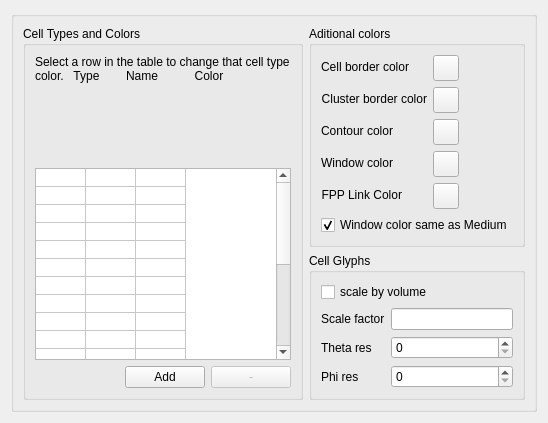
     <widget class="QWidget" name="tab_cell_type">
      <attribute name="title">
       <string>Cells/Colors</string>
      </attribute>
      <layout class="QHBoxLayout" name="horizontalLayout_24">
       <item>
        <widget class="QGroupBox" name="groupBox_13">
         <property name="title">
          <string/>
         </property>
         <layout class="QHBoxLayout" name="horizontalLayout_13">
          <item>
           <widget class="QGroupBox" name="groupBox_14">
            <property name="title">
             <string>Cell Types and Colors</string>
            </property>
            <layout class="QVBoxLayout" name="verticalLayout_16">
             <item>
              <widget class="QLabel" name="selectCellColorLabel">
               <property name="text">
                <string>Select a row in the table to change that cell type color.   Type        Name           Color</string>
               </property>
               <property name="textFormat">
                <enum>Qt::PlainText</enum>
               </property>
               <property name="alignment">
                <set>Qt::AlignLeading|Qt::AlignLeft|Qt::AlignTop</set>
               </property>
               <property name="wordWrap">
                <bool>true</bool>
               </property>
               <property name="textInteractionFlags">
                <set>Qt::NoTextInteraction</set>
               </property>
              </widget>
             </item>
             <item>
              <widget class="QTableWidget" name="typeColorTable">
               <property name="enabled">
                <bool>true</bool>
               </property>
               <property name="sizePolicy">
                <sizepolicy hsizetype="MinimumExpanding" vsizetype="Fixed">
                 <horstretch>0</horstretch>
                 <verstretch>0</verstretch>
                </sizepolicy>
               </property>
               <property name="minimumSize">
                <size>
                 <width>200</width>
                 <height>0</height>
                </size>
               </property>
               <property name="horizontalScrollBarPolicy">
                <enum>Qt::ScrollBarAlwaysOff</enum>
               </property>
               <property name="editTriggers">
                <set>QAbstractItemView::NoEditTriggers</set>
               </property>
               <property name="selectionMode">
                <enum>QAbstractItemView::SingleSelection</enum>
               </property>
               <property name="iconSize">
                <size>
                 <width>0</width>
                 <height>0</height>
                </size>
               </property>
               <property name="showGrid">
                <bool>true</bool>
               </property>
               <property name="wordWrap">
                <bool>false</bool>
               </property>
               <property name="cornerButtonEnabled">
                <bool>false</bool>
               </property>
               <property name="rowCount">
                <number>20</number>
               </property>
               <property name="columnCount">
                <number>3</number>
               </property>
               <attribute name="horizontalHeaderVisible">
                <bool>false</bool>
               </attribute>
               <attribute name="horizontalHeaderCascadingSectionResizes">
                <bool>true</bool>
               </attribute>
               <attribute name="horizontalHeaderDefaultSectionSize">
                <number>50</number>
               </attribute>
               <attribute name="horizontalHeaderHighlightSections">
                <bool>false</bool>
               </attribute>
               <attribute name="verticalHeaderVisible">
                <bool>false</bool>
               </attribute>
               <attribute name="verticalHeaderMinimumSectionSize">
                <number>11</number>
               </attribute>
               <attribute name="verticalHeaderDefaultSectionSize">
                <number>18</number>
               </attribute>
               <attribute name="verticalHeaderHighlightSections">
                <bool>false</bool>
               </attribute>
               <attribute name="verticalHeaderShowSortIndicator" stdset="0">
                <bool>true</bool>
               </attribute>
               <attribute name="verticalHeaderStretchLastSection">
                <bool>false</bool>
               </attribute>
               <row/>
               <row/>
               <row/>
               <row/>
               <row/>
               <row/>
               <row/>
               <row/>
               <row/>
               <row/>
               <row/>
               <row/>
               <row/>
               <row/>
               <row/>
               <row/>
               <row/>
               <row/>
               <row/>
               <row/>
               <column/>
               <column/>
               <column/>
               <item row="0" column="1">
                <property name="text">
                 <string/>
                </property>
               </item>
              </widget>
             </item>
             <item>
              <layout class="QHBoxLayout" name="horizontalLayout_11">
               <item>
                <spacer name="horizontalSpacer_16">
                 <property name="orientation">
                  <enum>Qt::Horizontal</enum>
                 </property>
                 <property name="sizeHint" stdset="0">
                  <size>
                   <width>40</width>
                   <height>20</height>
                  </size>
                 </property>
                </spacer>
               </item>
               <item>
                <widget class="QPushButton" name="addCellTypeButton">
                 <property name="enabled">
                  <bool>true</bool>
                 </property>
                 <property name="text">
                  <string>Add</string>
                 </property>
                 <property name="autoDefault">
                  <bool>false</bool>
                 </property>
                 <property name="default">
                  <bool>false</bool>
                 </property>
                </widget>
               </item>
               <item>
                <widget class="QPushButton" name="deleteCellTypeButton">
                 <property name="enabled">
                  <bool>false</bool>
                 </property>
                 <property name="text">
                  <string>-</string>
                 </property>
                 <property name="autoDefault">
                  <bool>false</bool>
                 </property>
                </widget>
               </item>
              </layout>
             </item>
            </layout>
           </widget>
          </item>
          <item>
           <layout class="QVBoxLayout" name="verticalLayout_17">
            <item>
             <widget class="QGroupBox" name="groupBox_11">
              <property name="title">
               <string>Aditional colors</string>
              </property>
              <layout class="QFormLayout" name="formLayout">
               <item row="0" column="0">
                <widget class="QLabel" name="borderColorLabel">
                 <property name="text">
                  <string>Cell border color</string>
                 </property>
                 <property name="alignment">
                  <set>Qt::AlignRight|Qt::AlignTrailing|Qt::AlignVCenter</set>
                 </property>
                </widget>
               </item>
               <item row="0" column="1">
                <widget class="QToolButton" name="cellBorderColorButton">
                 <property name="minimumSize">
                  <size>
                   <width>26</width>
                   <height>26</height>
                  </size>
                 </property>
                 <property name="maximumSize">
                  <size>
                   <width>26</width>
                   <height>26</height>
                  </size>
                 </property>
                 <property name="toolTip">
                  <string>&lt;html&gt;&lt;head/&gt;&lt;body&gt;&lt;p&gt;sets cell boundary color&lt;/p&gt;&lt;/body&gt;&lt;/html&gt;</string>
                 </property>
                 <property name="text">
                  <string/>
                 </property>
                </widget>
               </item>
               <item row="1" column="0">
                <widget class="QLabel" name="clusterBorderColorLabel">
                 <property name="text">
                  <string>Cluster border color</string>
                 </property>
                 <property name="alignment">
                  <set>Qt::AlignRight|Qt::AlignTrailing|Qt::AlignVCenter</set>
                 </property>
                </widget>
               </item>
               <item row="1" column="1">
                <widget class="QToolButton" name="clusterBorderColorButton">
                 <property name="minimumSize">
                  <size>
                   <width>26</width>
                   <height>26</height>
                  </size>
                 </property>
                 <property name="maximumSize">
                  <size>
                   <width>26</width>
                   <height>26</height>
                  </size>
                 </property>
                 <property name="toolTip">
                  <string>&lt;html&gt;&lt;head/&gt;&lt;body&gt;&lt;p&gt;sets cell cluster boundary color&lt;/p&gt;&lt;/body&gt;&lt;/html&gt;</string>
                 </property>
                 <property name="text">
                  <string/>
                 </property>
                </widget>
               </item>
               <item row="2" column="0">
                <widget class="QLabel" name="contourColorLabel">
                 <property name="text">
                  <string>Contour color</string>
                 </property>
                 <property name="alignment">
                  <set>Qt::AlignRight|Qt::AlignTrailing|Qt::AlignVCenter</set>
                 </property>
                </widget>
               </item>
               <item row="2" column="1">
                <widget class="QToolButton" name="contourColorButton">
                 <property name="minimumSize">
                  <size>
                   <width>26</width>
                   <height>26</height>
                  </size>
                 </property>
                 <property name="maximumSize">
                  <size>
                   <width>26</width>
                   <height>26</height>
                  </size>
                 </property>
                 <property name="toolTip">
                  <string>&lt;html&gt;&lt;head/&gt;&lt;body&gt;&lt;p&gt;sets chemical field contour color&lt;/p&gt;&lt;/body&gt;&lt;/html&gt;</string>
                 </property>
                 <property name="text">
                  <string/>
                 </property>
                </widget>
               </item>
               <item row="3" column="0">
                <widget class="QLabel" name="windowColorLabel">
                 <property name="text">
                  <string>Window color</string>
                 </property>
                 <property name="alignment">
                  <set>Qt::AlignRight|Qt::AlignTrailing|Qt::AlignVCenter</set>
                 </property>
                </widget>
               </item>
               <item row="3" column="1">
                <widget class="QToolButton" name="windowColorButton">
                 <property name="enabled">
                  <bool>true</bool>
                 </property>
                 <property name="minimumSize">
                  <size>
                   <width>26</width>
                   <height>26</height>
                  </size>
                 </property>
                 <property name="maximumSize">
                  <size>
                   <width>26</width>
                   <height>26</height>
                  </size>
                 </property>
                 <property name="toolTip">
                  <string>&lt;html&gt;&lt;head/&gt;&lt;body&gt;&lt;p&gt;sets background color for the graphics window&lt;/p&gt;&lt;/body&gt;&lt;/html&gt;</string>
                 </property>
                 <property name="text">
                  <string/>
                 </property>
                </widget>
               </item>
               <item row="4" column="0">
                <widget class="QLabel" name="windowColorLabel_4">
                 <property name="text">
                  <string>FPP Link Color</string>
                 </property>
                 <property name="alignment">
                  <set>Qt::AlignRight|Qt::AlignTrailing|Qt::AlignVCenter</set>
                 </property>
                </widget>
               </item>
               <item row="4" column="1">
                <widget class="QToolButton" name="fppColorButton">
                 <property name="enabled">
                  <bool>true</bool>
                 </property>
                 <property name="minimumSize">
                  <size>
                   <width>26</width>
                   <height>26</height>
                  </size>
                 </property>
                 <property name="maximumSize">
                  <size>
                   <width>26</width>
                   <height>26</height>
                  </size>
                 </property>
                 <property name="toolTip">
                  <string>&lt;html&gt;&lt;head/&gt;&lt;body&gt;&lt;p&gt;sets FPP link color&lt;/p&gt;&lt;/body&gt;&lt;/html&gt;</string>
                 </property>
                 <property name="text">
                  <string/>
                 </property>
                </widget>
               </item>
               <item row="5" column="0" colspan="2">
                <widget class="QCheckBox" name="windowColorSameAsMediumCB">
                 <property name="text">
                  <string>Window color same as Medium</string>
                 </property>
                 <property name="checked">
                  <bool>true</bool>
                 </property>
                </widget>
               </item>
              </layout>
             </widget>
            </item>
            <item>
             <widget class="QGroupBox" name="groupBox_4">
              <property name="title">
               <string>Cell Glyphs</string>
              </property>
              <layout class="QVBoxLayout" name="verticalLayout_12">
               <item>
                <layout class="QVBoxLayout" name="verticalLayout_11">
                 <item>
                  <widget class="QCheckBox" name="cellGlyphScaleByVolumeCheckBox">
                   <property name="toolTip">
                    <string>&lt;html&gt;&lt;head/&gt;&lt;body&gt;&lt;p&gt;When drawing cells as spheres (glyphs) this setting allows scaling of the size of the sphere based on actual cell volume&lt;/p&gt;&lt;/body&gt;&lt;/html&gt;</string>
                   </property>
                   <property name="text">
                    <string>scale by volume</string>
                   </property>
                  </widget>
                 </item>
                 <item>
                  <layout class="QGridLayout" name="gridLayout">
                   <item row="0" column="0">
                    <widget class="QLabel" name="label_9">
                     <property name="text">
                      <string>Scale factor</string>
                     </property>
                    </widget>
                   </item>
                   <item row="0" column="1">
                    <widget class="QLineEdit" name="cellGlyphScale">
                     <property name="toolTip">
                      <string>&lt;html&gt;&lt;head/&gt;&lt;body&gt;&lt;p&gt;Scale of sphere representing a cell &lt;/p&gt;&lt;/body&gt;&lt;/html&gt;</string>
                     </property>
                    </widget>
                   </item>
                   <item row="1" column="0">
                    <widget class="QLabel" name="label_10">
                     <property name="text">
                      <string>Theta res</string>
                     </property>
                    </widget>
                   </item>
                   <item row="1" column="1">
                    <widget class="QSpinBox" name="cellGlyphThetaRes">
                     <property name="toolTip">
                      <string>&lt;html&gt;&lt;head/&gt;&lt;body&gt;&lt;p&gt;part of accuracy metric that is used to determing how a sphere representing sphere will be rendered. The higher the nices sphere will look , but rendering will also be slower&lt;/p&gt;&lt;/body&gt;&lt;/html&gt;</string>
                     </property>
                    </widget>
                   </item>
                   <item row="2" column="0">
                    <widget class="QLabel" name="label_11">
                     <property name="text">
                      <string>Phi res</string>
                     </property>
                    </widget>
                   </item>
                   <item row="2" column="1">
                    <widget class="QSpinBox" name="cellGlyphPhiRes">
                     <property name="toolTip">
                      <string>&lt;html&gt;&lt;head/&gt;&lt;body&gt;&lt;p&gt;part of accuracy metric that is used to determing how a sphere representing sphere will be rendered. The higher the nices sphere will look , but rendering will also be slower&lt;/p&gt;&lt;/body&gt;&lt;/html&gt;</string>
                     </property>
                    </widget>
                   </item>
                  </layout>
                 </item>
                </layout>
               </item>
              </layout>
             </widget>
            </item>
           </layout>
          </item>
         </layout>
        </widget>
       </item>
      </layout>
     </widget>
